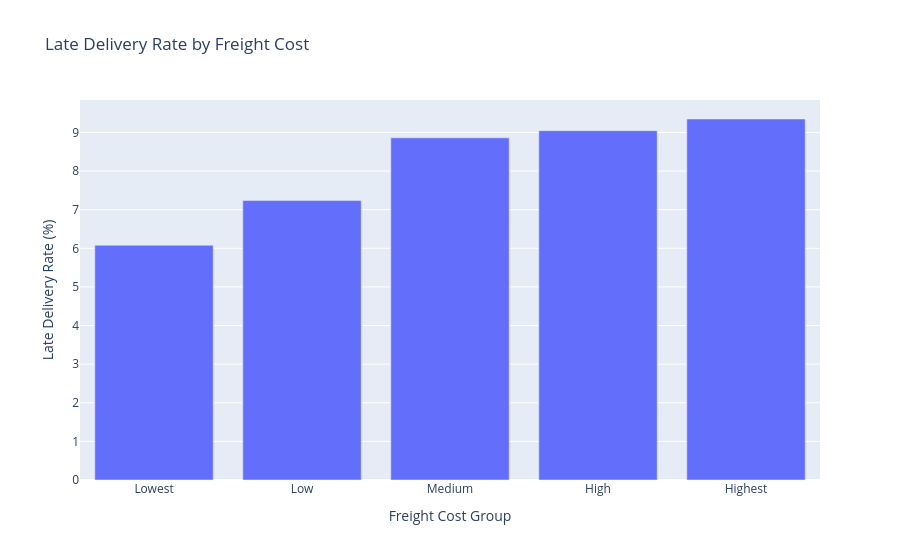

Notebook code for this chart:
### Code cell
fig = px.bar(
    freight_delivery,
    x="freight_group",
    y="late_delivery_rate",
    title="Late Delivery Rate by Freight Cost"
)

fig.update_layout(
    xaxis_title="Freight Cost Group",
    yaxis_title="Late Delivery Rate (%)"
)

fig.show()

### Figure 1 — Plotly figure (JSON) as saved in the notebook; plotly's stock layout.template omitted (floating-point values rounded to 4 significant figures)
{"data": [{"hovertemplate": "freight_group=%{x}<br>late_delivery_rate=%{y}<extra></extra>", "legendgroup": "", "marker": {"color": "#636efa", "pattern": {"shape": ""}}, "name": "", "orientation": "v", "showlegend": false, "textposition": "auto", "type": "bar", "x": ["Lowest", "Low", "Medium", "High", "Highest"], "xaxis": "x", "y": [6.078, 7.237, 8.86, 9.046, 9.348], "yaxis": "y"}], "layout": {"barmode": "relative", "legend": {"tracegroupgap": 0}, "title": {"text": "Late Delivery Rate by Freight Cost"}, "xaxis": {"anchor": "y", "domain": [0, 1], "title": {"text": "Freight Cost Group"}}, "yaxis": {"anchor": "x", "domain": [0, 1], "title": {"text": "Late Delivery Rate (%)"}}}}
